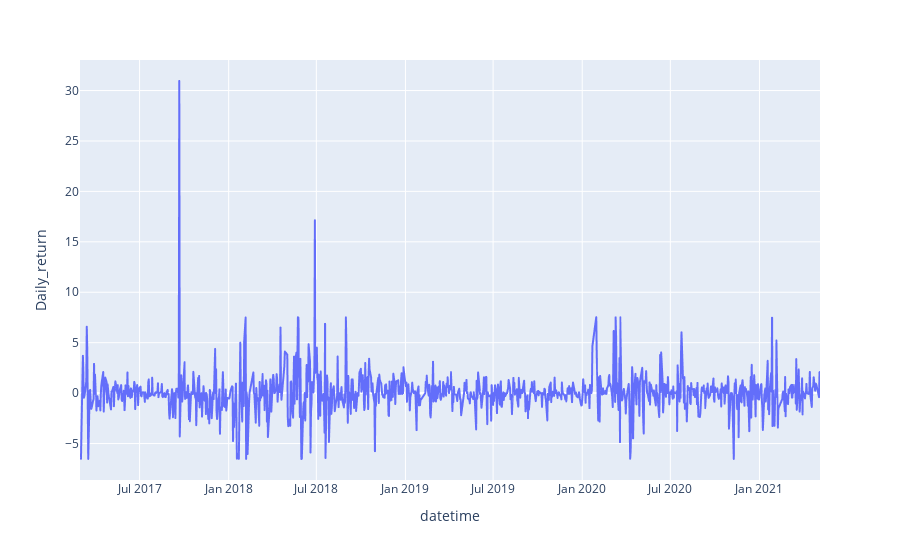

Write notebook code for a chart like this one.
### Code cell
fig = go.Figure()
px.line(df, x='datetime', y='Daily_return', labels={'x':'Date', 'y':'Daily_Return_%'})

### Figure 1 — Plotly figure (JSON) as saved in the notebook; plotly's stock layout.template omitted (floating-point values rounded to 4 significant figures; data arrays with more than 128 entries replaced by an {"elided": "..."} marker saying what was removed)
{"data": [{"hovertemplate": "datetime=%{x}<br>Daily_return=%{y}<extra></extra>", "legendgroup": "", "line": {"color": "#636efa", "dash": "solid"}, "mode": "lines", "name": "", "showlegend": false, "type": "scattergl", "x": {"elided": "1046 str values"}, "xaxis": "x", "y": {"elided": "1046 float values"}, "yaxis": "y"}], "layout": {"legend": {"tracegroupgap": 0}, "margin": {"t": 60}, "xaxis": {"anchor": "y", "domain": [0, 1], "title": {"text": "datetime"}}, "yaxis": {"anchor": "x", "domain": [0, 1], "title": {"text": "Daily_return"}}}}
